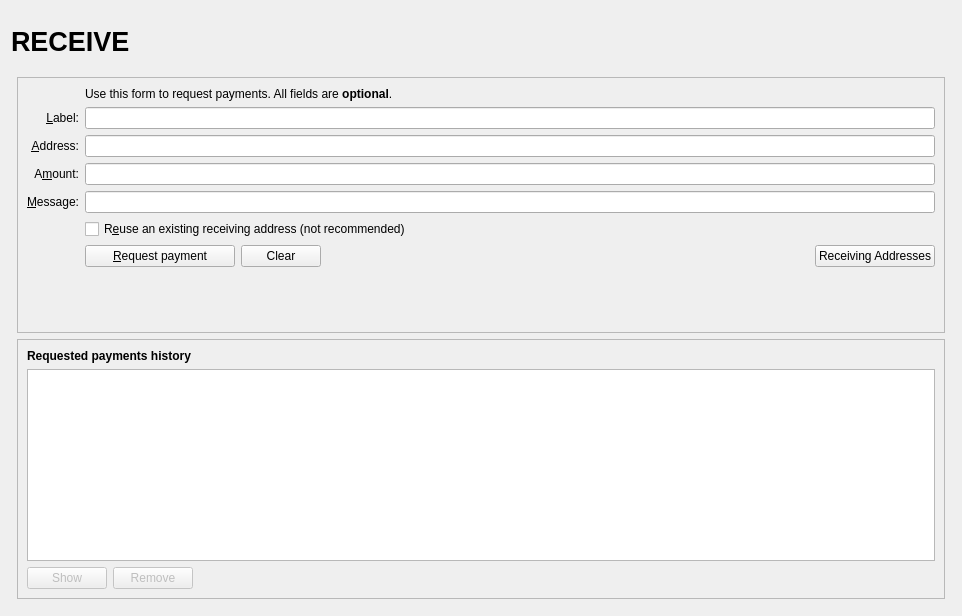
<?xml version="1.0" encoding="UTF-8"?>
<ui version="4.0">
 <class>ReceiveCoinsDialog</class>
 <widget class="QWidget" name="ReceiveCoinsDialog">
  <property name="geometry">
   <rect>
    <x>0</x>
    <y>0</y>
    <width>962</width>
    <height>616</height>
   </rect>
  </property>
  <layout class="QVBoxLayout" name="verticalLayout" stretch="0">
   <item>
    <layout class="QVBoxLayout" name="verticalLayout_Master" stretch="0,1">
     <property name="spacing">
      <number>0</number>
     </property>
     <item>
      <widget class="QFrame" name="frame_Header">
       <layout class="QVBoxLayout" name="verticalLayout_8">
        <property name="leftMargin">
         <number>0</number>
        </property>
        <property name="topMargin">
         <number>0</number>
        </property>
        <property name="rightMargin">
         <number>0</number>
        </property>
        <property name="bottomMargin">
         <number>0</number>
        </property>
        <item>
         <layout class="QHBoxLayout" name="horizontalLayout_Header" stretch="1,0,1">
          <item>
           <widget class="QLabel" name="labelOverviewHeaderLeft">
            <property name="minimumSize">
             <size>
              <width>464</width>
              <height>60</height>
             </size>
            </property>
            <property name="maximumSize">
             <size>
              <width>16777215</width>
              <height>60</height>
             </size>
            </property>
            <property name="font">
             <font>
              <pointsize>20</pointsize>
              <weight>75</weight>
              <bold>true</bold>
             </font>
            </property>
            <property name="text">
             <string>RECEIVE</string>
            </property>
           </widget>
          </item>
          <item>
           <spacer name="horizontalSpacer_3">
            <property name="orientation">
             <enum>Qt::Horizontal</enum>
            </property>
            <property name="sizeHint" stdset="0">
             <size>
              <width>40</width>
              <height>20</height>
             </size>
            </property>
           </spacer>
          </item>
          <item>
           <widget class="QLabel" name="labelOverviewHeaderRight">
            <property name="minimumSize">
             <size>
              <width>464</width>
              <height>60</height>
             </size>
            </property>
            <property name="maximumSize">
             <size>
              <width>16777215</width>
              <height>60</height>
             </size>
            </property>
            <property name="font">
             <font>
              <pointsize>14</pointsize>
             </font>
            </property>
            <property name="text">
             <string/>
            </property>
            <property name="alignment">
             <set>Qt::AlignRight|Qt::AlignTrailing|Qt::AlignVCenter</set>
            </property>
           </widget>
          </item>
         </layout>
        </item>
       </layout>
      </widget>
     </item>
     <item>
      <widget class="QFrame" name="frame_BG">
       <layout class="QVBoxLayout" name="verticalLayout_5">
        <property name="leftMargin">
         <number>6</number>
        </property>
        <property name="topMargin">
         <number>6</number>
        </property>
        <property name="rightMargin">
         <number>6</number>
        </property>
        <property name="bottomMargin">
         <number>6</number>
        </property>
        <item>
         <widget class="QFrame" name="frame2">
          <property name="sizePolicy">
           <sizepolicy hsizetype="Preferred" vsizetype="Expanding">
            <horstretch>0</horstretch>
            <verstretch>0</verstretch>
           </sizepolicy>
          </property>
          <property name="frameShape">
           <enum>QFrame::StyledPanel</enum>
          </property>
          <property name="frameShadow">
           <enum>QFrame::Sunken</enum>
          </property>
          <layout class="QVBoxLayout" name="verticalLayout_3">
           <item>
            <layout class="QGridLayout" name="gridLayout">
             <item row="2" column="2">
              <widget class="QLabel" name="label_5">
               <property name="text">
                <string>Use this form to request payments. All fields are &lt;b&gt;optional&lt;/b&gt;.</string>
               </property>
              </widget>
             </item>
             <item row="4" column="0">
              <widget class="QLabel" name="label_2">
               <property name="toolTip">
                <string>An optional label to associate with the new receiving address.</string>
               </property>
               <property name="text">
                <string>&amp;Label:</string>
               </property>
               <property name="alignment">
                <set>Qt::AlignRight|Qt::AlignTrailing|Qt::AlignVCenter</set>
               </property>
               <property name="buddy">
                <cstring>reqLabel</cstring>
               </property>
              </widget>
             </item>
             <item row="4" column="2">
              <widget class="QLineEdit" name="reqLabel">
               <property name="toolTip">
                <string>An optional label to associate with the new receiving address.</string>
               </property>
              </widget>
             </item>
             <item row="5" column="0">
              <widget class="QLabel" name="label">
               <property name="toolTip">
                <string>Your receiving address. You can copy and use it to receive coins on this wallet. A new one will be generated once it is used.</string>
               </property>
               <property name="text">
                <string>&amp;Address:</string>
               </property>
               <property name="alignment">
                <set>Qt::AlignRight|Qt::AlignTrailing|Qt::AlignVCenter</set>
               </property>
               <property name="buddy">
                <cstring>reqAddress</cstring>
               </property>
              </widget>
             </item>
             <item row="5" column="2">
              <widget class="QLineEdit" name="reqAddress">
               <property name="readOnly">
                <bool>true</bool>
               </property>
               <property name="minimumSize">
                <size>
                 <width>80</width>
                 <height>0</height>
                </size>
               </property>
               <property name="toolTip">
                <string>Your receiving address. You can copy and use it to receive coins on this wallet. A new one will be generated once it is used.</string>
               </property>
              </widget>
             </item>
             <item row="6" column="0">
              <widget class="QLabel" name="label">
               <property name="toolTip">
                <string>An optional amount to request. Leave this empty or zero to not request a specific amount.</string>
               </property>
               <property name="text">
                <string>A&amp;mount:</string>
               </property>
               <property name="alignment">
                <set>Qt::AlignRight|Qt::AlignTrailing|Qt::AlignVCenter</set>
               </property>
               <property name="buddy">
                <cstring>reqAmount</cstring>
               </property>
              </widget>
             </item>
             <item row="6" column="2">
              <widget class="BitcoinAmountField" name="reqAmount">
               <property name="minimumSize">
                <size>
                 <width>80</width>
                 <height>0</height>
                </size>
               </property>
               <property name="toolTip">
                <string>An optional amount to request. Leave this empty or zero to not request a specific amount.</string>
               </property>
              </widget>
             </item>
             <item row="7" column="0">
              <widget class="QLabel" name="label_3">
               <property name="toolTip">
                <string>An optional message to attach to the payment request, which will be displayed when the request is opened. Note: The message will not be sent with the payment over the hbcucoin network.</string>
               </property>
               <property name="text">
                <string>&amp;Message:</string>
               </property>
               <property name="alignment">
                <set>Qt::AlignRight|Qt::AlignTrailing|Qt::AlignVCenter</set>
               </property>
               <property name="buddy">
                <cstring>reqMessage</cstring>
               </property>
              </widget>
             </item>
             <item row="7" column="2">
              <widget class="QLineEdit" name="reqMessage">
               <property name="toolTip">
                <string>An optional message to attach to the payment request, which will be displayed when the request is opened.&lt;br&gt;Note: The message will not be sent with the payment over the hbcucoin network.</string>
               </property>
              </widget>
             </item>
             <item row="8" column="0">
              <widget class="QLabel" name="label_4">
               <property name="text">
                <string/>
               </property>
              </widget>
             </item>
             <item row="8" column="2">
              <widget class="QCheckBox" name="reuseAddress">
               <property name="toolTip">
                <string>Reuse one of the previously used receiving addresses.&lt;br&gt;Reusing addresses has security and privacy issues.&lt;br&gt;Do not use this unless re-generating a payment request made before.</string>
               </property>
               <property name="text">
                <string>R&amp;euse an existing receiving address (not recommended)</string>
               </property>
              </widget>
             </item>
             <item row="9" column="0">
              <widget class="QLabel" name="label_7">
               <property name="text">
                <string/>
               </property>
              </widget>
             </item>
             <item row="9" column="2">
              <layout class="QHBoxLayout" name="horizontalLayout">
               <item>
                <widget class="QPushButton" name="receiveButton">
                 <property name="minimumSize">
                  <size>
                   <width>150</width>
                   <height>0</height>
                  </size>
                 </property>
                 <property name="text">
                  <string>&amp;Request payment</string>
                 </property>
                 <property name="icon">
                  <iconset resource="../hbcucoin.qrc">
                   <normaloff>:/icons/receiving_addresses</normaloff>:/icons/receiving_addresses</iconset>
                 </property>
                </widget>
               </item>
               <item>
                <widget class="QPushButton" name="clearButton">
                 <property name="sizePolicy">
                  <sizepolicy hsizetype="Minimum" vsizetype="Fixed">
                   <horstretch>0</horstretch>
                   <verstretch>0</verstretch>
                  </sizepolicy>
                 </property>
                 <property name="toolTip">
                  <string>Clear all fields of the form.</string>
                 </property>
                 <property name="text">
                  <string>Clear</string>
                 </property>
                 <property name="icon">
                  <iconset resource="../hbcucoin.qrc">
                   <normaloff>:/icons/remove</normaloff>:/icons/remove</iconset>
                 </property>
                 <property name="autoDefault">
                  <bool>false</bool>
                 </property>
                </widget>
               </item>
               <item>
                <spacer name="horizontalSpacer">
                 <property name="orientation">
                  <enum>Qt::Horizontal</enum>
                 </property>
                 <property name="sizeHint" stdset="0">
                  <size>
                   <width>40</width>
                   <height>20</height>
                  </size>
                 </property>
                </spacer>
               </item>
               <item>
                <widget class="QPushButton" name="receivingAddressesButton">
                 <property name="text">
                  <string>Receiving Addresses</string>
                 </property>
                 <property name="icon">
                  <iconset resource="../pivx.qrc">
                   <normaloff>:/icons/address-book</normaloff>:/icons/address-book</iconset>
                 </property>
                 <property name="autoDefault">
                  <bool>false</bool>
                 </property>
                </widget>
               </item>
              </layout>
             </item>
             <item row="10" column="2">
              <spacer name="verticalSpacer">
               <property name="orientation">
                <enum>Qt::Vertical</enum>
               </property>
               <property name="sizeHint" stdset="0">
                <size>
                 <width>20</width>
                 <height>40</height>
                </size>
               </property>
              </spacer>
             </item>
            </layout>
           </item>
          </layout>
         </widget>
        </item>
        <item>
         <widget class="QFrame" name="frame">
          <property name="sizePolicy">
           <sizepolicy hsizetype="Preferred" vsizetype="Expanding">
            <horstretch>0</horstretch>
            <verstretch>0</verstretch>
           </sizepolicy>
          </property>
          <property name="frameShape">
           <enum>QFrame::StyledPanel</enum>
          </property>
          <property name="frameShadow">
           <enum>QFrame::Raised</enum>
          </property>
          <layout class="QVBoxLayout" name="verticalLayout_2">
           <item>
            <widget class="QLabel" name="label_6">
             <property name="font">
              <font>
               <weight>75</weight>
               <bold>true</bold>
              </font>
             </property>
             <property name="text">
              <string>Requested payments history</string>
             </property>
            </widget>
           </item>
           <item>
            <widget class="QTableView" name="recentRequestsView">
             <property name="palette">
              <palette>
               <active>
                <colorrole role="Text">
                 <brush brushstyle="SolidPattern">
                  <color alpha="255">
                   <red>51</red>
                   <green>51</green>
                   <blue>51</blue>
                  </color>
                 </brush>
                </colorrole>
               </active>
               <inactive>
                <colorrole role="Text">
                 <brush brushstyle="SolidPattern">
                  <color alpha="255">
                   <red>51</red>
                   <green>51</green>
                   <blue>51</blue>
                  </color>
                 </brush>
                </colorrole>
               </inactive>
               <disabled>
                <colorrole role="Text">
                 <brush brushstyle="SolidPattern">
                  <color alpha="255">
                   <red>85</red>
                   <green>85</green>
                   <blue>85</blue>
                  </color>
                 </brush>
                </colorrole>
               </disabled>
              </palette>
             </property>
             <property name="contextMenuPolicy">
              <enum>Qt::CustomContextMenu</enum>
             </property>
             <property name="tabKeyNavigation">
              <bool>false</bool>
             </property>
             <property name="sortingEnabled">
              <bool>true</bool>
             </property>
            </widget>
           </item>
           <item>
            <layout class="QHBoxLayout" name="horizontalLayout_2">
             <item>
              <widget class="QPushButton" name="showRequestButton">
               <property name="enabled">
                <bool>false</bool>
               </property>
               <property name="toolTip">
                <string>Show the selected request (does the same as double clicking an entry)</string>
               </property>
               <property name="text">
                <string>Show</string>
               </property>
               <property name="icon">
                <iconset resource="../hbcucoin.qrc">
                 <normaloff>:/icons/edit</normaloff>:/icons/edit</iconset>
               </property>
               <property name="autoDefault">
                <bool>false</bool>
               </property>
              </widget>
             </item>
             <item>
              <widget class="QPushButton" name="removeRequestButton">
               <property name="enabled">
                <bool>false</bool>
               </property>
               <property name="toolTip">
                <string>Remove the selected entries from the list</string>
               </property>
               <property name="text">
                <string>Remove</string>
               </property>
               <property name="icon">
                <iconset resource="../hbcucoin.qrc">
                 <normaloff>:/icons/remove</normaloff>:/icons/remove</iconset>
               </property>
               <property name="autoDefault">
                <bool>false</bool>
               </property>
              </widget>
             </item>
             <item>
              <spacer name="horizontalSpacer_2">
               <property name="orientation">
                <enum>Qt::Horizontal</enum>
               </property>
               <property name="sizeHint" stdset="0">
                <size>
                 <width>40</width>
                 <height>20</height>
                </size>
               </property>
              </spacer>
             </item>
            </layout>
           </item>
          </layout>
         </widget>
        </item>
       </layout>
      </widget>
     </item>
    </layout>
   </item>
  </layout>
 </widget>
 <customwidgets>
  <customwidget>
   <class>BitcoinAmountField</class>
   <extends>QLineEdit</extends>
   <header>bitcoinamountfield.h</header>
   <container>1</container>
  </customwidget>
 </customwidgets>
 <tabstops>
  <tabstop>reqLabel</tabstop>
  <tabstop>reqAddress</tabstop>
  <tabstop>reqAmount</tabstop>
  <tabstop>reqMessage</tabstop>
  <tabstop>reuseAddress</tabstop>
  <tabstop>receiveButton</tabstop>
  <tabstop>clearButton</tabstop>
  <tabstop>recentRequestsView</tabstop>
  <tabstop>showRequestButton</tabstop>
  <tabstop>removeRequestButton</tabstop>
 </tabstops>
 <resources>
  <include location="../hbcucoin.qrc"/>
 </resources>
 <connections/>
</ui>
